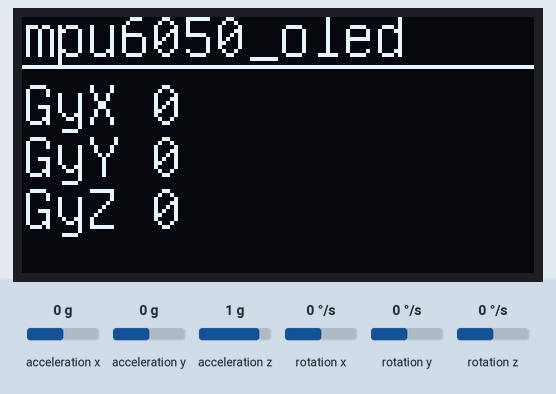
Simulated run of this sketch. Board: Arduino Uno, built with avr-gcc and run on an emulated ATmega328P. Shown: 128×64 one-colour display. Wiring (inferred from the names in the program): MPU-6050 motion sensor at I2C address 0x68. The test bench sets the inputs (shaded band); at power-on: rotation x 0 °/s, rotation y 0 °/s, rotation z 0 °/s, acceleration x 0 g, acceleration y 0 g, acceleration z 1 g.

Above: at 1.4 s.
1.5 s: rotation x set to -192 °/s
At 3.1 s:
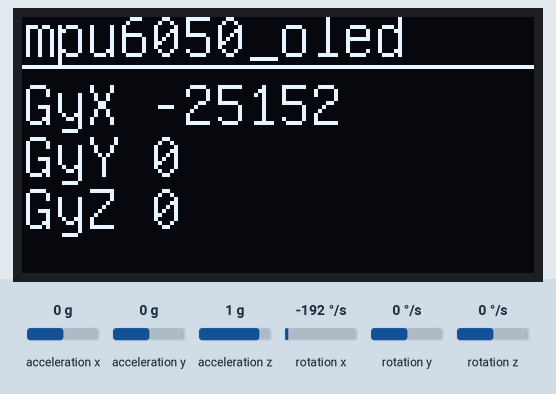
3.7 s: rotation y set to -192 °/s
At 5.5 s:
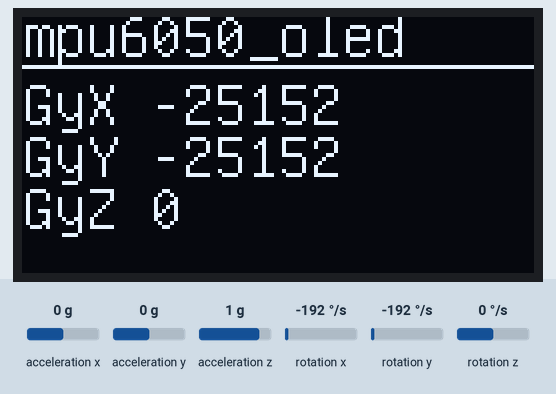
5.8 s: rotation z set to -192 °/s
At 7.4 s:
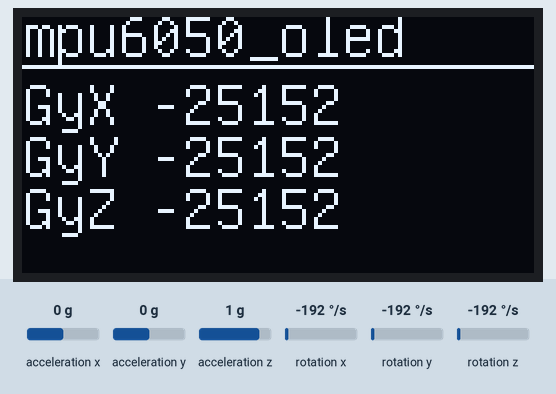
8.0 s: rotation x set to -100 °/s
At 10.1 s:
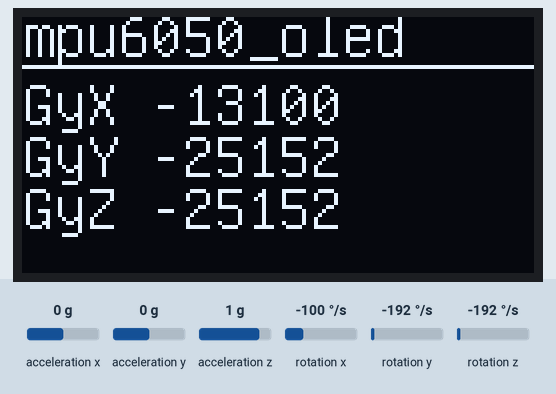
Timing chart, 0 to 11.3 s (numbered marks = the images above; inputs shaded):
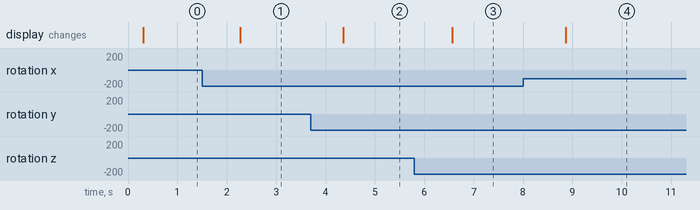

The sketch:

mpu6050_oled.ino
```cpp
#include <Wire.h>
#include "U8glib.h"

// Display
U8GLIB_SSD1306_128X64 u8g(U8G_I2C_OPT_NO_ACK); // Display which does not send AC
// IMU
const int MPU=0x68;  // I2C address of the MPU-6050
int16_t AcX,AcY,AcZ,Tmp,GyX,GyY,GyZ;

void setup(){
  Wire.begin();
  Wire.beginTransmission(MPU);
  Wire.write(0x6B);  // PWR_MGMT_1 register
  Wire.write(0);     // set to zero (wakes up the MPU-6050)
  Wire.endTransmission(true);
  Serial.begin(9600);
}

void loop(){
  Wire.beginTransmission(MPU);
  Wire.write(0x3B);  // starting with register 0x3B (ACCEL_XOUT_H)
  Wire.endTransmission(false);
  Wire.requestFrom(MPU,14,true);  // request a total of 14 registers

  AcX=Wire.read()<<8|Wire.read();  // 0x3B (ACCEL_XOUT_H) & 0x3C (ACCEL_XOUT_L)
  AcY=Wire.read()<<8|Wire.read();  // 0x3D (ACCEL_YOUT_H) & 0x3E (ACCEL_YOUT_L)
  AcZ=Wire.read()<<8|Wire.read();  // 0x3F (ACCEL_ZOUT_H) & 0x40 (ACCEL_ZOUT_L)
  Tmp=Wire.read()<<8|Wire.read();  // 0x41 (TEMP_OUT_H) & 0x42 (TEMP_OUT_L)
  GyX=Wire.read()<<8|Wire.read();  // 0x43 (GYRO_XOUT_H) & 0x44 (GYRO_XOUT_L)
  GyY=Wire.read()<<8|Wire.read();  // 0x45 (GYRO_YOUT_H) & 0x46 (GYRO_YOUT_L)
  GyZ=Wire.read()<<8|Wire.read();  // 0x47 (GYRO_ZOUT_H) & 0x48 (GYRO_ZOUT_L)

  u8g.firstPage();
  do {
    u8g.setFont(u8g_font_unifont);
    u8g.setPrintPos(0,10);
    u8g.print("mpu6050_oled");
    u8g.drawHLine(0,12,128);
    u8g.setPrintPos(0, 27);
    u8g.print("GyX ");
    u8g.print(GyX);
    u8g.setPrintPos(0, 40);
    u8g.print("GyY ");
    u8g.print(GyY);
    u8g.setPrintPos(0, 53);
    u8g.print("GyZ ");
    u8g.print(GyZ);
  } while( u8g.nextPage() );

  delay(333);
}
```

Measured:
- after the input at 1.5 s, the display: changes after 0.78 s (image 1)
- after the input at 3.7 s, the display: changes after 0.66 s (image 2)
- after the input at 5.8 s, the display: changes after 0.77 s (image 3)
- after the input at 8.0 s, the display: changes after 0.87 s (image 4)
